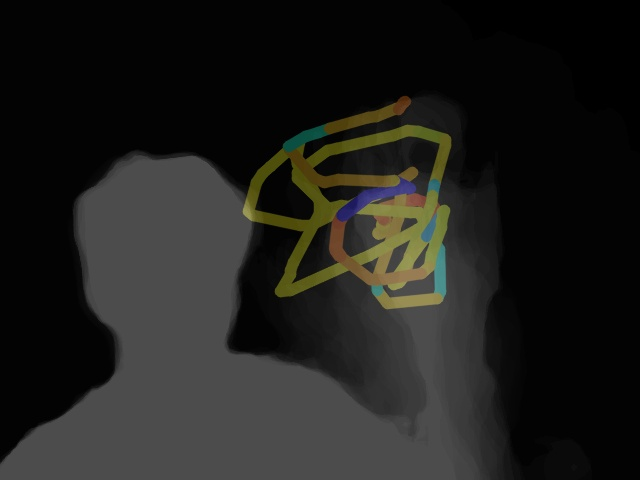
#> input picture kinetic_art_20250911_034245.jpg, 640 x 480 px
$ python -i rough4.py   (imports and definitions only)
#> lines starting #> are read from the running program, lines starting #| are printed output that depends on the picture
import cv2
import numpy as np
import pygame
from threading import Thread
import time
import random
import math
from scipy import ndimage

class KineticCanvasOpenCV:
    def __init__(self, width=1920, height=1080):
        # Initialize pygame
        pygame.init()
        self.width = width
        self.height = height
        self.screen = pygame.display.set_mode((width, height), pygame.FULLSCREEN)
        pygame.display.set_caption("Kinetic Canvas - Interactive Wall")

        # Initialize camera
        self.cap = cv2.VideoCapture(0)
        self.cap.set(cv2.CAP_PROP_FRAME_WIDTH, 640)
        self.cap.set(cv2.CAP_PROP_FRAME_HEIGHT, 480)

        # Background subtractor for person detection
        self.bg_subtractor = cv2.createBackgroundSubtractorMOG2(
            detectShadows=True,
            varThreshold=50,
            history=500
        )

        # Optical flow for movement tracking
        self.lk_params = dict(
            winSize=(15, 15),
            maxLevel=2,
            criteria=(cv2.TERM_CRITERIA_EPS | cv2.TERM_CRITERIA_COUNT, 10, 0.03)
        )

        # Feature detection parameters
        self.feature_params = dict(
            maxCorners=100,
            qualityLevel=0.3,
            minDistance=7,
            blockSize=7
        )

        # Background and art layers
        self.background_image = None
        self.art_canvas = pygame.Surface((width, height), pygame.SRCALPHA)
        self.person_layer = pygame.Surface((width, height), pygame.SRCALPHA)

        # Movement tracking
        self.prev_gray = None
        self.tracking_points = np.array([], dtype=np.float32).reshape(0, 1, 2)
        self.movement_trail = []
        self.last_movement_time = time.time()

        # Person detection
        self.person_present = False
        self.min_person_area = 5000  # Minimum area to consider as person
        self.person_contour = None
        self.person_center = None

        # Art generation parameters
        self.brush_size = 25
        self.colors = [
            (255, 80, 80, 200),    # Vibrant red
            (80, 255, 80, 200),    # Vibrant green
            (80, 80, 255, 200),    # Vibrant blue
            (255, 255, 80, 200),   # Vibrant yellow
            (255, 80, 255, 200),   # Vibrant magenta
            (80, 255, 255, 200),   # Vibrant cyan
            (255, 150, 0, 200),    # Orange
            (150, 0, 255, 200),    # Purple
        ]
        self.current_color = random.choice(self.colors)

        # State management
        self.interaction_mode = False
        self.stillness_timer = 0
        self.stillness_threshold = 1.5  # seconds to activate art mode
        self.movement_sensitivity = 15.0

        # Calibration
        self.calibration_frames = 30
        self.current_calibration = 0
        self.calibrated = False

        self.clock = pygame.time.Clock()
        self.running = True

    # [419 lines left out: functions load_background, create_default_background, add_decorative_elements, calibrate_background, detect_person_opencv, track_movement_optical_flow and 7 more, not called in this run]

# Example usage
# [7 lines not run here, left out]

>>> import cv2
>>> picture = cv2.imread('kinetic_art_20250911_034245.jpg', cv2.IMREAD_GRAYSCALE)
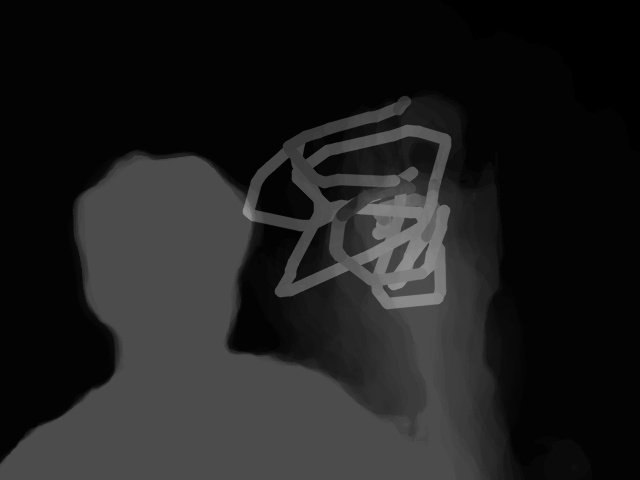
#> picture: shape (480, 640); min 0, max 149, mean 30.9
>>> result = KineticCanvasOpenCV().detect_person_opencv(picture)
#> (the run stopped early here; a loop or call above may not have finished)

$ run again, on kinetic_art_20250911_043303.jpg
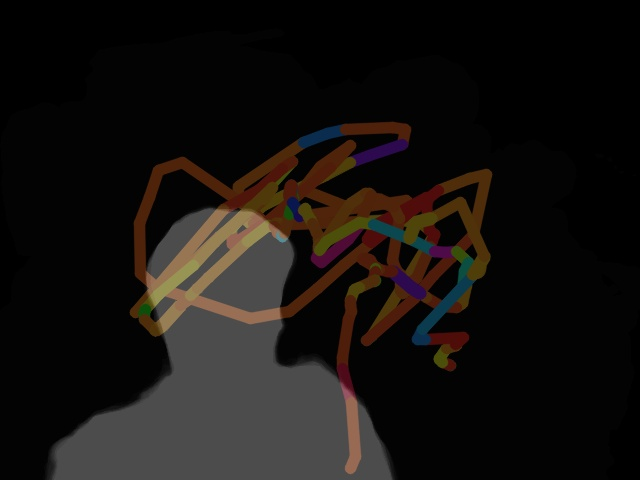
#> input picture kinetic_art_20250911_043303.jpg, 640 x 480 px
#> `picture = cv2.imread('kinetic_art_20250911_034245.jpg', cv2.IMREAD_GRA..`:
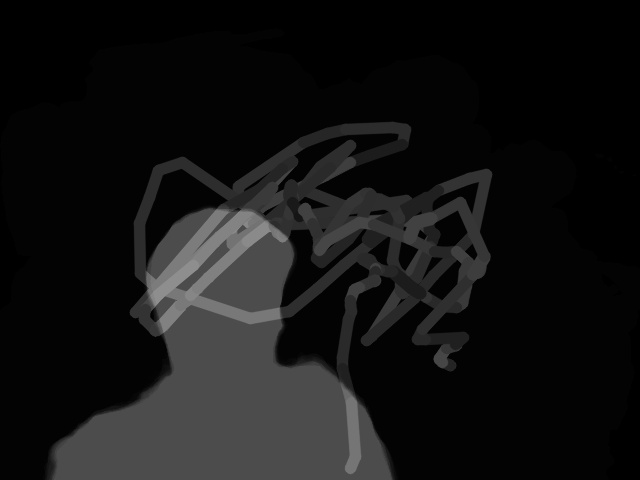
#> picture: shape (480, 640); min 0, max 146, mean 19.5

$ run again, on kinetic_art_20250912_015222.jpg
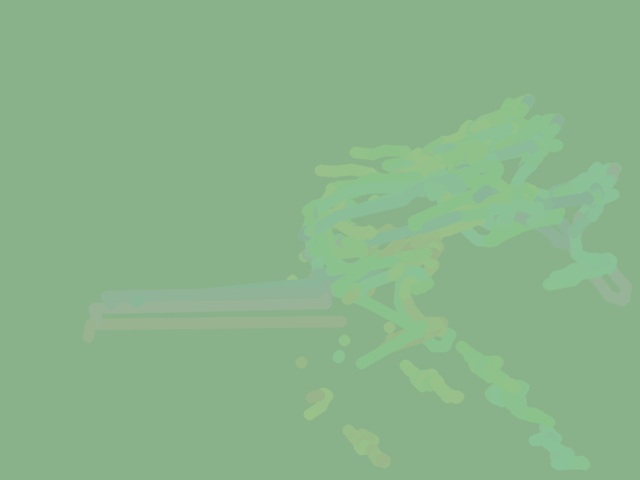
#> input picture kinetic_art_20250912_015222.jpg, 640 x 480 px
#> `picture = cv2.imread('kinetic_art_20250911_034245.jpg', cv2.IMREAD_GRA..`:
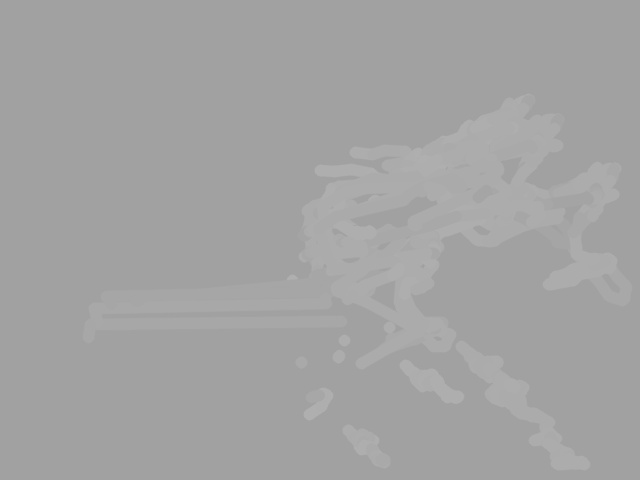
#> picture: shape (480, 640); min 157, max 178, mean 162.7

$ run again, on kinetic_art_20250912_021311.jpg
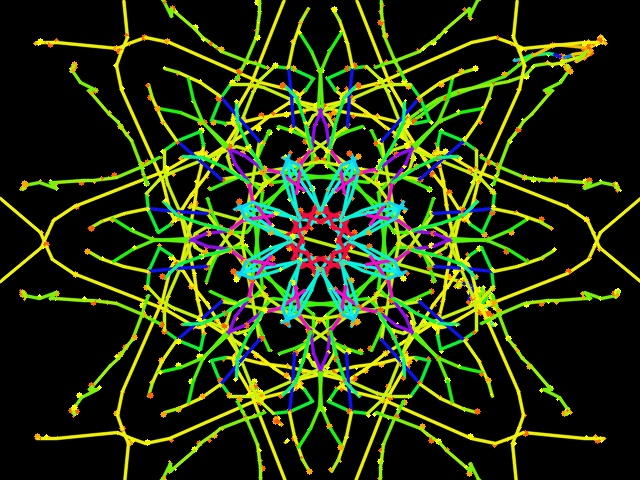
#> input picture kinetic_art_20250912_021311.jpg, 640 x 480 px
#> `picture = cv2.imread('kinetic_art_20250911_034245.jpg', cv2.IMREAD_GRA..`:
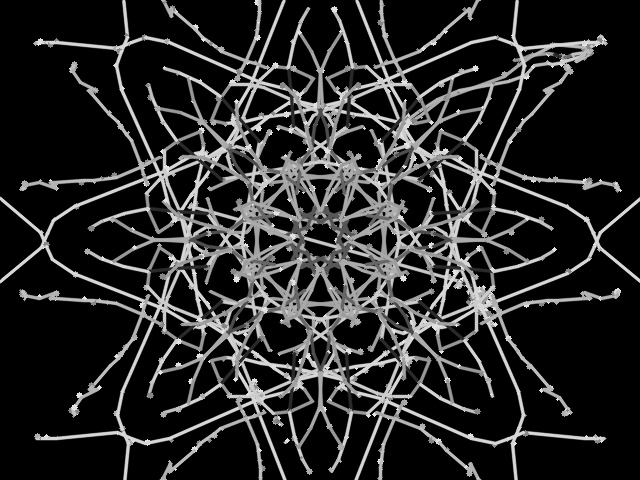
#> picture: shape (480, 640); min 0, max 233, mean 41.2
